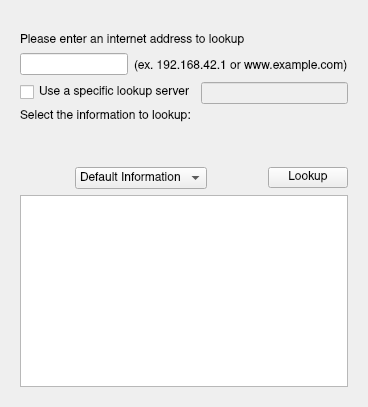
      <widget class="QWidget" name="tab_lookup">
       <attribute name="title">
        <string>Lookup</string>
       </attribute>
       <layout class="QVBoxLayout" name="verticalLayout_4">
        <property name="leftMargin">
         <number>20</number>
        </property>
        <property name="topMargin">
         <number>34</number>
        </property>
        <property name="rightMargin">
         <number>20</number>
        </property>
        <property name="bottomMargin">
         <number>20</number>
        </property>
        <item>
         <widget class="QWidget" name="widget_4" native="true">
          <property name="minimumSize">
           <size>
            <width>0</width>
            <height>150</height>
           </size>
          </property>
          <property name="maximumSize">
           <size>
            <width>16777215</width>
            <height>155</height>
           </size>
          </property>
          <layout class="QVBoxLayout" name="verticalLayout_10">
           <property name="leftMargin">
            <number>0</number>
           </property>
           <property name="topMargin">
            <number>0</number>
           </property>
           <property name="rightMargin">
            <number>0</number>
           </property>
           <property name="bottomMargin">
            <number>0</number>
           </property>
           <item>
            <widget class="QLabel" name="label_4">
             <property name="sizePolicy">
              <sizepolicy hsizetype="Preferred" vsizetype="Fixed">
               <horstretch>0</horstretch>
               <verstretch>0</verstretch>
              </sizepolicy>
             </property>
             <property name="font">
              <font>
               <family>Nimbus Sans</family>
              </font>
             </property>
             <property name="text">
              <string>Please enter an internet address to lookup</string>
             </property>
            </widget>
           </item>
           <item>
            <layout class="QHBoxLayout" name="horizontalLayout_4">
             <item>
              <widget class="QLineEdit" name="lookup_address_lineedit">
               <property name="font">
                <font>
                 <family>Nimbus Sans</family>
                </font>
               </property>
              </widget>
             </item>
             <item>
              <widget class="QLabel" name="label_5">
               <property name="sizePolicy">
                <sizepolicy hsizetype="Preferred" vsizetype="Fixed">
                 <horstretch>0</horstretch>
                 <verstretch>0</verstretch>
                </sizepolicy>
               </property>
               <property name="font">
                <font>
                 <family>Nimbus Sans</family>
                </font>
               </property>
               <property name="text">
                <string>&lt;html&gt;&lt;head/&gt;&lt;body&gt;&lt;p&gt;&lt;span style=&quot; font-size:14pt; vertical-align:sub;&quot;&gt;(ex. 192.168.42.1 or www.example.com)&lt;/span&gt;&lt;/p&gt;&lt;/body&gt;&lt;/html&gt;</string>
               </property>
              </widget>
             </item>
            </layout>
           </item>
           <item>
            <layout class="QHBoxLayout" name="horizontalLayout_5">
             <item>
              <widget class="QCheckBox" name="lookup_use_server_checkbox">
               <property name="font">
                <font>
                 <family>Nimbus Sans</family>
                </font>
               </property>
               <property name="text">
                <string>Use a specific lookup server</string>
               </property>
              </widget>
             </item>
             <item>
              <widget class="QLineEdit" name="lookup_server_lineedit">
               <property name="enabled">
                <bool>false</bool>
               </property>
               <property name="font">
                <font>
                 <family>Nimbus Sans</family>
                </font>
               </property>
              </widget>
             </item>
            </layout>
           </item>
           <item>
            <widget class="QLabel" name="label_6">
             <property name="font">
              <font>
               <family>Nimbus Sans</family>
              </font>
             </property>
             <property name="text">
              <string>Select the information to lookup:</string>
             </property>
            </widget>
           </item>
           <item>
            <spacer name="verticalSpacer_4">
             <property name="orientation">
              <enum>Qt::Vertical</enum>
             </property>
             <property name="sizeHint" stdset="0">
              <size>
               <width>20</width>
               <height>40</height>
              </size>
             </property>
            </spacer>
           </item>
           <item>
            <layout class="QHBoxLayout" name="horizontalLayout_11">
             <property name="leftMargin">
              <number>0</number>
             </property>
             <property name="topMargin">
              <number>0</number>
             </property>
             <property name="rightMargin">
              <number>0</number>
             </property>
             <property name="bottomMargin">
              <number>0</number>
             </property>
             <item>
              <spacer name="horizontalSpacer_3">
               <property name="orientation">
                <enum>Qt::Horizontal</enum>
               </property>
               <property name="sizeHint" stdset="0">
                <size>
                 <width>40</width>
                 <height>20</height>
                </size>
               </property>
              </spacer>
             </item>
             <item>
              <widget class="QComboBox" name="lookup_information_combobox">
               <property name="sizePolicy">
                <sizepolicy hsizetype="Preferred" vsizetype="Fixed">
                 <horstretch>0</horstretch>
                 <verstretch>0</verstretch>
                </sizepolicy>
               </property>
               <property name="font">
                <font>
                 <family>Nimbus Sans</family>
                </font>
               </property>
               <item>
                <property name="text">
                 <string>Default Information</string>
                </property>
               </item>
               <item>
                <property name="text">
                 <string>ALL</string>
                </property>
               </item>
               <item>
                <property name="text">
                 <string>A</string>
                </property>
               </item>
               <item>
                <property name="text">
                 <string>AAAA</string>
                </property>
               </item>
               <item>
                <property name="text">
                 <string>CNAME</string>
                </property>
               </item>
               <item>
                <property name="text">
                 <string>MX</string>
                </property>
               </item>
               <item>
                <property name="text">
                 <string>NS</string>
                </property>
               </item>
               <item>
                <property name="text">
                 <string>PTR</string>
                </property>
               </item>
               <item>
                <property name="text">
                 <string>SRV</string>
                </property>
               </item>
               <item>
                <property name="text">
                 <string>SOA</string>
                </property>
               </item>
               <item>
                <property name="text">
                 <string>TXT</string>
                </property>
               </item>
               <item>
                <property name="text">
                 <string>CAA</string>
                </property>
               </item>
               <item>
                <property name="text">
                 <string>DS</string>
                </property>
               </item>
               <item>
                <property name="text">
                 <string>DNSKEY</string>
                </property>
               </item>
              </widget>
             </item>
             <item>
              <spacer name="horizontalSpacer_2">
               <property name="orientation">
                <enum>Qt::Horizontal</enum>
               </property>
               <property name="sizeHint" stdset="0">
                <size>
                 <width>40</width>
                 <height>20</height>
                </size>
               </property>
              </spacer>
             </item>
             <item alignment="Qt::AlignRight|Qt::AlignVCenter">
              <widget class="QPushButton" name="lookup_button">
               <property name="sizePolicy">
                <sizepolicy hsizetype="Fixed" vsizetype="Fixed">
                 <horstretch>0</horstretch>
                 <verstretch>0</verstretch>
                </sizepolicy>
               </property>
               <property name="font">
                <font>
                 <family>Nimbus Sans</family>
                </font>
               </property>
               <property name="text">
                <string>Lookup</string>
               </property>
              </widget>
             </item>
            </layout>
           </item>
          </layout>
         </widget>
        </item>
        <item>
         <widget class="QTextBrowser" name="lookup_text_browser">
          <property name="font">
           <font>
            <family>Nimbus Mono PS</family>
           </font>
          </property>
          <property name="lineWrapMode">
           <enum>QTextEdit::NoWrap</enum>
          </property>
         </widget>
        </item>
       </layout>
      </widget>
